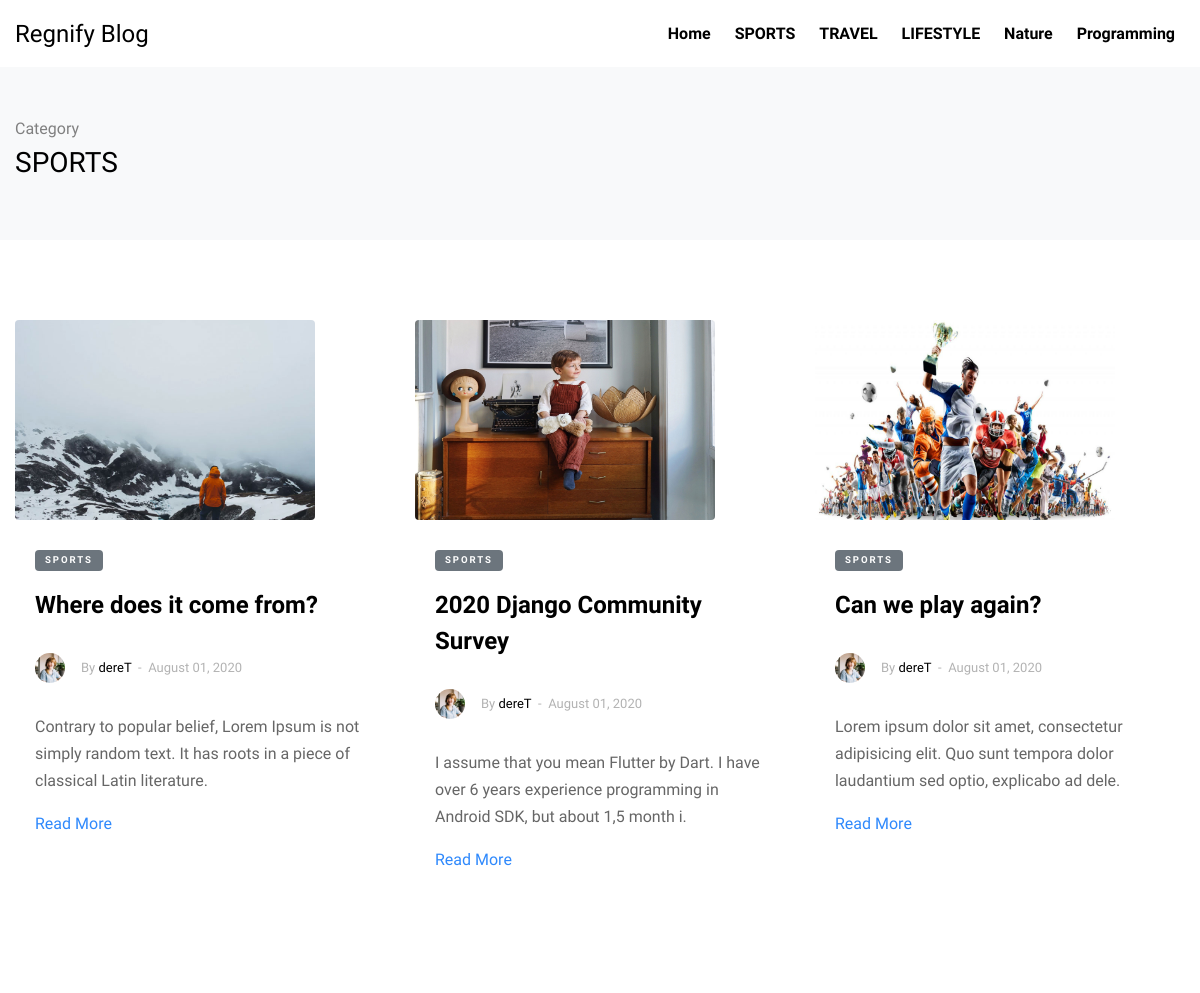
Page /category/1/ on the committed database.
### blog/models.py (models this page shows, shortened)
class Category(models.Model):
    title = models.CharField(max_length=50)
    cat_slug = models.SlugField(max_length=140, unique=True)
    author_id = models.ForeignKey(User, on_delete=models.CASCADE)
    created_on = models.DateTimeField(auto_now_add=True)
    updated_on = models.DateTimeField(auto_now=True)

class Post(models.Model):
    title = models.CharField(max_length=50)
    cat = models.ForeignKey(Category, on_delete=models.CASCADE)
    post_image = models.ImageField(default='noimage.jpg', upload_to='posts')
    author = models.ForeignKey(User, on_delete=models.CASCADE, default=1)
    created_on = models.DateTimeField(auto_now_add=True)
    updated_on = models.DateTimeField(auto_now=True)
    publish = models.BooleanField(default=False)
    view = models.IntegerField(default=0)
    content = models.TextField()

### blog/views.py (the view)
# urls.py: path('category/<int:pk>/',category_post_list,name="category"),
def category_post_list(request, pk):
    context = {
        'cat': Category.objects.get(id=pk),
        'navs': Category.objects.all()
    }
    return render(request, 'blog/category.html', context)

### templates/blog/category.html (shortened to what this page needs)
 {% load static %}
{% include 'layout/header.html' %}
  <div class="site-wrap">
    <div class="py-5 bg-light">
      <div class="container">
        <div class="row">
          <div class="col-md-6">
            <span>Category</span>
            <h3>{{cat.title}}</h3>
          </div>
        </div>
      </div>
    </div>
    <div class="site-section bg-white">
      <div class="container">
        <div class="row">
          {% for post in cat.post_set.all %}
            <div class="col-lg-4 mb-4">
              <div class="entry2">
                <a href="{% url 'post-detail' post.id %}">
                  <img src="{{post.post_image.url}}" alt="Image" class="img-fluid rounded" height="100px" style="height:200px; width:300px;"></a>
                <div class="excerpt">
                <span class="post-category text-white bg-secondary mb-3"> {{post.cat.title}} </span>
                <h2><a href="{% url 'post-detail' post.id %}">{{post.title|truncatechars:'40'}}</a></h2>
                <div class="post-meta align-items-center text-left clearfix">
                  <figure class="author-figure mb-0 mr-3 float-left">
                  <img src="images/person_1.jpg" alt="Image" class="img-fluid"></figure>
                  <span class="d-inline-block mt-1">By <a href="#">{{post.author}}</a></span>
                  <span>&nbsp;-&nbsp; {{post.created_on|date:'F d, Y'}}</span>
                </div>
                  <p>{{post.content|slice:'120'}}.</p>
                  <p><a href="{% url 'post-detail' post.id %}">Read More</a></p>
                </div>
              </div>
            </div>
          {% endfor %}
        </div>
    </div>
  </div>
  </div>
  </body>
</html>

### templates/layout/header.html (shortened to what this page needs)
{% load static %}
<html lang="en">
  <head>
    <link rel="stylesheet" href="{% static 'fonts/icomoon/style.css' %}">
    <link rel="stylesheet" href="{% static 'css/bootstrap.min.css' %}">
    <link rel="stylesheet" href="{% static 'css/magnific-popup.css' %}">
    <link rel="stylesheet" href="{% static 'css/jquery-ui.css' %}">
    <link rel="stylesheet" href="{% static 'css/owl.carousel.min.css' %}">
    <link rel="stylesheet" href="{% static 'css/owl.theme.default.min.css' %}">
    <link rel="stylesheet" href="{% static 'css/bootstrap-datepicker.css' %}">
    <link rel="stylesheet" href="{% static 'fonts/flaticon/font/flaticon.css'%}">
    <link rel="stylesheet" href="{% static 'css/aos.css' %} ">
    <link rel="stylesheet" href="{% static 'css/style.css' %}">
  </head>
  <body>
    <div class="site-wrap">
    <header class="site-navbar" role="banner">
      <div class="container-fluid">
        <div class="row align-items-center">
          <div class="col-4 site-logo">
            <a href="{% url 'blog-home' %}" class="text-black h2 mb-0">Regnify Blog</a>
          </div>
          <div class="col-8 text-right">
            <nav class="site-navigation" role="navigation">
              <ul class="site-menu js-clone-nav mr-auto d-none d-lg-block mb-0">
                <li><a href="{% url 'blog-home' %}">Home</a></li>
                {% for nav in navs  %}
                  <li><a href="{% url 'category' nav.id %}">{{nav.title}}</a></li>
                {% endfor %}
              </ul>
            </nav>
              </div>
          </div>
      </div>
    </header>

### static/css/style.css (style rules this page uses)
body { line-height: 1.7; color: gray; font-weight: 300; font-size: 1rem; background: #fff; font-family: "Muli", -apple-system, BlinkMacSystemFont, "Segoe UI", Roboto, "Helvetica Neue", Arial, sans-serif, "Apple Color Emoji", "Segoe UI Emoji", "Segoe UI Symbol", "Noto Color Emoji"; }
a { -webkit-transition: 0.3s all ease; -o-transition: 0.3s all ease; transition: 0.3s all ease; color: #2f89fc; }
h1, h2, h3, h4, h5, .h1, .h2, .h3, .h4, .h5 { font-family: "Muli", -apple-system, BlinkMacSystemFont, "Segoe UI", Roboto, "Helvetica Neue", Arial, sans-serif, "Apple Color Emoji", "Segoe UI Emoji", "Segoe UI Symbol", "Noto Color Emoji"; line-height: 1.5; color: #000; }
.text-black { color: #000 !important; }
.site-wrap:before { -webkit-transition: 0.3s all ease-in-out; -o-transition: 0.3s all ease-in-out; transition: 0.3s all ease-in-out; background: rgba(0, 0, 0, 0.6); content: ""; position: absolute; z-index: 2000; top: 0; left: 0; right: 0; bottom: 0; opacity: 0; visibility: hidden; }
.site-section { padding: 2.5em 0; }
@media (min-width: 768px) { .site-section { padding: 5em 0; } }
.site-navbar { margin-bottom: 0px; z-index: 1999; position: relative; width: 100%; background: #fff; }
.site-navbar .site-logo a { font-size: 1.5rem; }
.site-navbar .site-navigation .site-menu { margin-bottom: 0; }
.site-navbar .site-navigation .site-menu a { text-decoration: none !important; display: inline-block; }
.site-navbar .site-navigation .site-menu > li { display: inline-block; padding: 10px 10px; }
.site-navbar .site-navigation .site-menu > li > a { padding: 10px 0px; font-weight: 700; color: #000; text-decoration: none !important; }
.site-mobile-menu .site-nav-wrap { padding: 0; margin: 0; list-style: none; position: relative; }
.site-mobile-menu .site-nav-wrap a { padding: 10px 20px; display: block; position: relative; color: #212529; }
.site-mobile-menu .site-nav-wrap li { position: relative; display: block; }
.site-mobile-menu .site-nav-wrap > li { display: block; position: relative; float: left; width: 100%; }
.site-mobile-menu .site-nav-wrap > li > a { padding-left: 20px; font-size: 20px; }
.container { max-width: 1200px; }
.muted, .entry2 p { color: #666666; }
.post-meta { font-size: 13px; color: #b3b3b3; }
.post-category { display: inline-block; padding: 2px 10px; border-radius: 4px; letter-spacing: 0.2em; font-weight: 700; font-size: 0.6rem; text-transform: uppercase; }
.entry2 img { margin-bottom: 30px; }
.entry2 h2 { font-size: 24px; margin-bottom: 30px; font-weight: 700; }
.entry2 h2 a { color: #000; }
.entry2 .excerpt { padding-left: 20px; padding-right: 20px; }
.entry2 .post-meta { color: #b3b3b3; font-size: 13px; width: 100%; display: block; }
.entry2 .post-meta a { color: #000; }
.entry2 .post-meta .author-figure img { width: 30px; border-radius: 50%; }

### rows in the picture
Category: title "SPORTS"
Category: title "TRAVEL"
Category: title "LIFESTYLE"
Category: title "Nature"
Category: title "Programming"
Post: post_image (picture), cat "SPORTS", title "Where does it come from?", author "dereT", created_on "August 01, 2020", content "Contrary to popular belief, Lorem Ipsum is not simply random text. It has roots in a piece of classical Latin literature"
Post: post_image (picture), cat "SPORTS", title "2020 Django Community Survey", author "dereT", created_on "August 01, 2020", content "I assume that you mean Flutter by Dart. I have over 6 years experience programming in Android SDK, but about 1,5 month i"
Post: post_image (picture), cat "SPORTS", title "Can we play again?", author "dereT", created_on "August 01, 2020", content "Lorem ipsum dolor sit amet, consectetur adipisicing elit. Quo sunt tempora dolor laudantium sed optio, explicabo ad dele"
